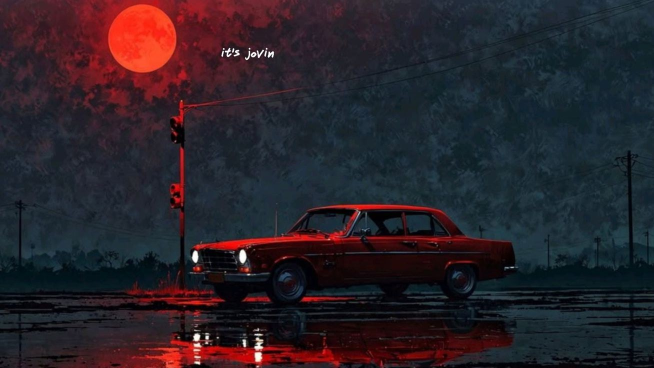
#> input picture download.jpg, 1308 x 736 px, found by its file name (shown at 1/2 size)
$ python image-resizer.py
#> lines starting #> are read from the running program, lines starting #| are printed output that depends on the picture
import cv2
import os

target_kb = int(input("Enter target size (KB): "))
#> the answer given: 100

img = cv2.imread(r"D:\mohit\python for AIML\download.jpg")
#> img is the input picture: shape (736, 1308, 3); mean B, G, R 40.9, 33.6, 41.5
scale = 1.0

while True:
    resized = cv2.resize(img, (0, 0), fx=scale, fy=scale)
    cv2.imwrite("output.jpg", resized)

    size_kb = os.path.getsize("output.jpg") / 1024

    if size_kb <= target_kb:
        print("Done!")
        print(f"Final Size: {size_kb:.2f} KB")
        break

    scale -= 0.1
#> this loop made 5 passes
#> pass 2, `resized = cv2.resize(img, (0, 0), fx=scale, fy=scale)`:
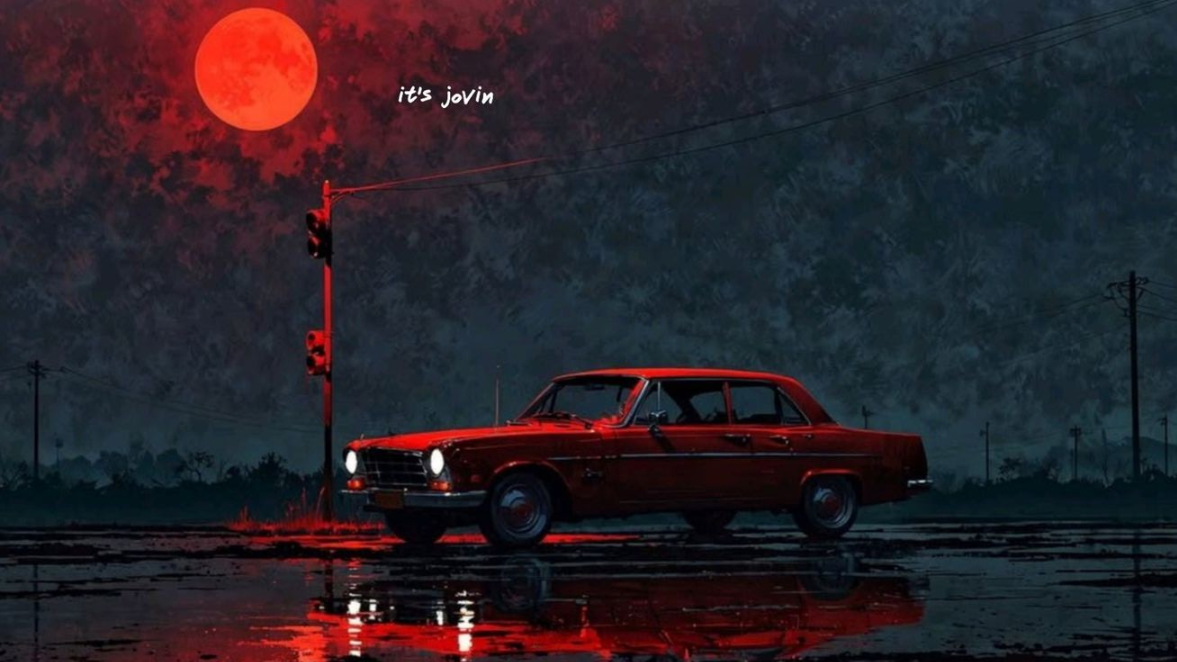
#> resized: shape (662, 1177, 3); mean B, G, R 40.8, 33.5, 41.4
#> after the loop, scale = 0.6
